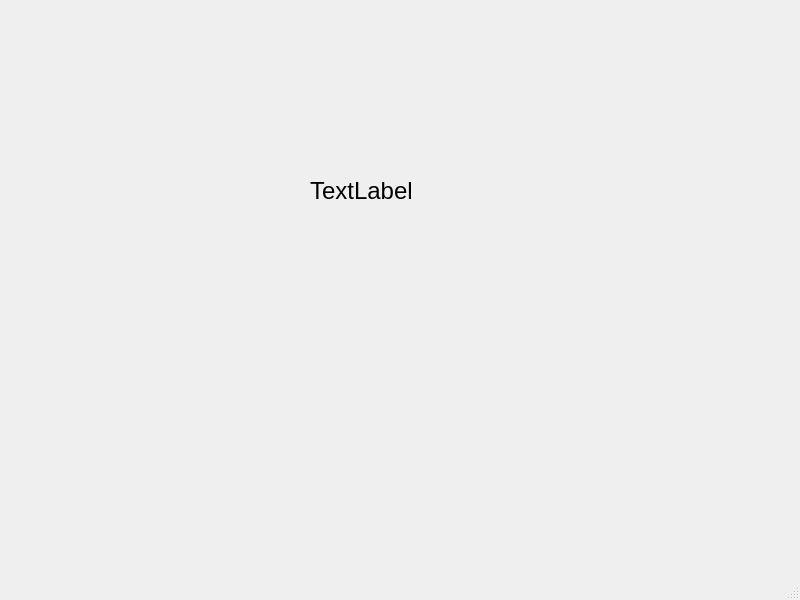
<?xml version="1.0" encoding="UTF-8"?>
<ui version="4.0">
 <class>MainWindow</class>
 <widget class="QMainWindow" name="MainWindow">
  <property name="geometry">
   <rect>
    <x>0</x>
    <y>0</y>
    <width>800</width>
    <height>600</height>
   </rect>
  </property>
  <property name="windowTitle">
   <string>Server</string>
  </property>
  <widget class="QWidget" name="centralwidget">
   <widget class="QLabel" name="label">
    <property name="geometry">
     <rect>
      <x>310</x>
      <y>140</y>
      <width>191</width>
      <height>101</height>
     </rect>
    </property>
    <property name="font">
     <font>
      <pointsize>18</pointsize>
     </font>
    </property>
    <property name="text">
     <string>TextLabel</string>
    </property>
   </widget>
  </widget>
  <widget class="QMenuBar" name="menubar">
   <property name="geometry">
    <rect>
     <x>0</x>
     <y>0</y>
     <width>800</width>
     <height>21</height>
    </rect>
   </property>
  </widget>
  <widget class="QStatusBar" name="statusbar"/>
 </widget>
 <resources/>
 <connections/>
</ui>
